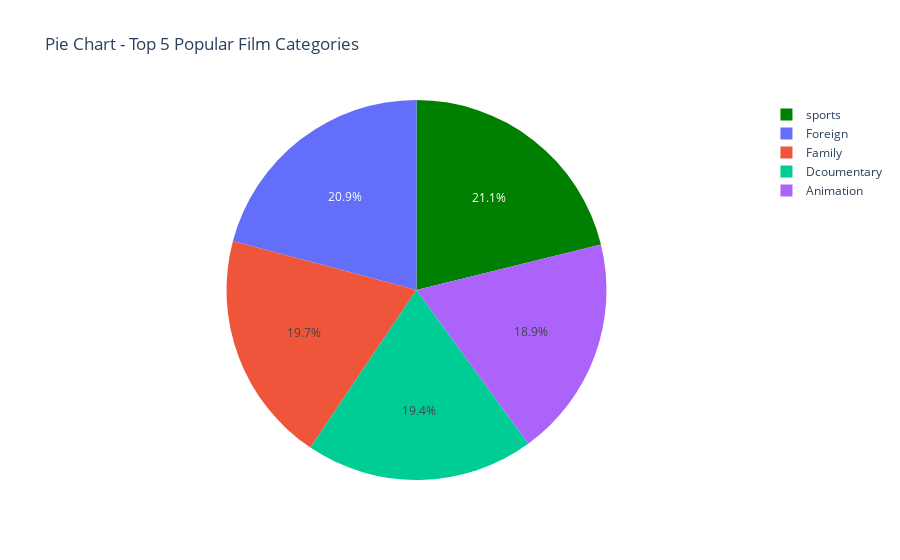

Notebook code for this chart:
### Code cell
# Visualize Data
from plotly.offline import init_notebook_mode,iplot
import plotly.graph_objects as go
import plotly.graph_objects as go


labels=['sports', 'Foreign', 'Family','Dcoumentary', 'Animation' ]
values=[74,73,69,68,66]

trace=go.Pie(labels=labels,values=values, marker=dict(colors=['green']),hoverinfo="value")
data = [trace]
layout = go.Layout(title="Pie Chart - Top 5 Popular Film Categories")
fig = go.Figure(data = data,layout = layout)

iplot(fig)

### Figure 1 — Plotly figure (JSON) as saved in the notebook; plotly's stock layout.template omitted (floating-point values rounded to 4 significant figures)
{"data": [{"hoverinfo": "value", "labels": ["sports", "Foreign", "Family", "Dcoumentary", "Animation"], "marker": {"colors": ["green"]}, "type": "pie", "values": [74, 73, 69, 68, 66]}], "layout": {"title": {"text": "Pie Chart - Top 5 Popular Film Categories"}}}
